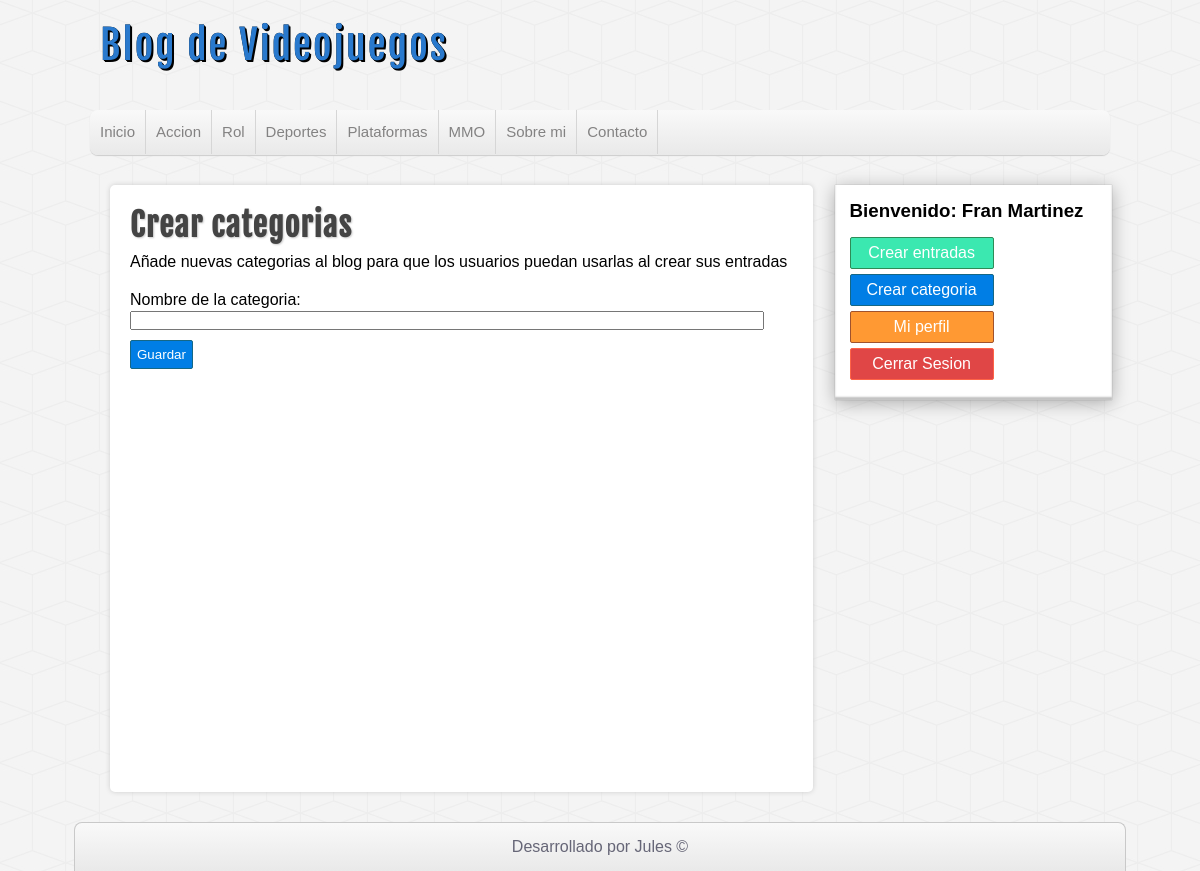
/proyecto-php/crear-categoria.php (signed in), run on the app's committed database.
### tables this page shows
CREATE TABLE IF NOT EXISTS `categorias` (
  `id` int(255) NOT NULL AUTO_INCREMENT,
  `nombre` varchar(100) DEFAULT NULL,
  PRIMARY KEY (`id`)
);

### proyecto-php/includes/helpers.php (called while the page is built, shortened)
<?php
function conseguirCategorias($conexion)
{
    $sql = "SELECT * FROM categorias ORDER BY id ASC; ";
    $categorias = mysqli_query($conexion, $sql);
    $result = array();
    if ($categorias && mysqli_num_rows($categorias) >= 1) {
        $result = $categorias;
    }
    return $result;
}

### proyecto-php/includes/cabecera.php (the view, shortened to what this page needs)
<?php require_once 'conexion.php'; ?>
<?php require_once 'includes/helpers.php'; ?>
<!DOCTYPE html>
<html lang=es>
<head>
    <link rel="stylesheet" type="text/css" href="./assets/css/style.css" />
</head>
<body>
    <header id="cabecera">
        <div id="logo">
            <a href="index.php">
                Blog de Videojuegos
            </a>
        </div>
        <nav id="menu">
            <ul>
                <li>
                    <a href="index.php">Inicio</a>
                </li>
                <?php
                $categorias = conseguirCategorias($db);
                if (!empty($categorias)) :
                    while ($categoria = mysqli_fetch_assoc($categorias)) : ?>
                        <li>
                            <a href="categoria.php?id=<?= $categoria['id'] ?>"><?= $categoria['nombre'] ?></a>
                        </li>
                <?php
                    endwhile;
                endif;
                ?>
                <li>
                    <a href="categoria1.php">Sobre mi</a>
                </li>
                <li>
                    <a href="categoria1.php">Contacto</a>
                </li>
            </ul>
        </nav>
    </header>
    <div id="contenedor">

### proyecto-php/assets/css/style.css (style rules this page uses)
* { font-family: sans-serif,Helvetica,Arial; text-decoration: none; margin: 0px; padding: 0px; }
body { background: url(../img/cubes.png) #F4F4F4; }
#cabecera { width: 85%; height: auto; background: transparent; margin: 0px auto; }
#logo { float: left; width: 540px; height: 110px; }
#logo a { font-family: "fajala" ,Helvetica; font-size: 40px; letter-spacing: 2px; color: #2979CD; text-shadow: 0px 0px 0px black, 1px 1px 0px black, 2px 2px 0px black ; transition: all 500ms; line-height: 90px; margin-left: 10px; }
#menu { width: 100%; height: 45px; clear: both; background: linear-gradient(to bottom, #f9f9f9 0px, #e9e9e9 100%); border: npx solid #c9c9c9; border-radius: 8px; box-shadow: 0px 1px 1px #ccc; overflow: hidden; }
#menu ul { list-style: none; float: left; }
#menu ul li { float: left; line-height: 44px; border-right: 1px solid #d6d6d6; }
#menu ul li a { display: block; padding-left: 10px; padding-right: 10px; font-size: 15px; color: #838282; }
#contenedor { width: 85%; margin: 0px auto; margin-top: 30px; margin-bottom: 30px; }

### data on the page
categorias: nombre "Accion"
categorias: nombre "Rol"
categorias: nombre "Deportes"
categorias: nombre "Plataformas"
categorias: nombre "MMO"

### other printed values
$_SESSION['usuario']['nombre'] "Fran"
$_SESSION['usuario']['apellidos'] "Martinez"
